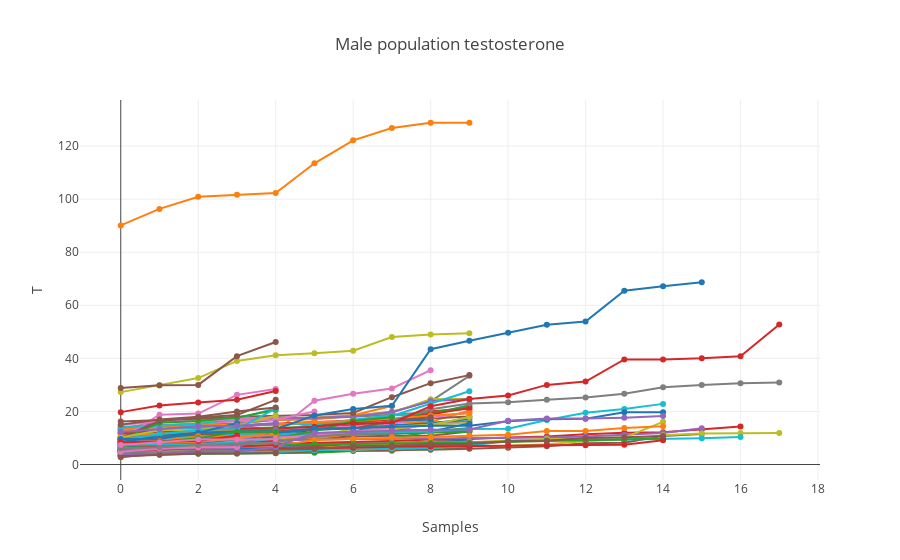

Notebook code cell kept with this figure:
### Markdown cell above
### General trends of testosterone in male athletes

### Code cell
plotData = []
for test in male_testosterones:
    plotData.append(go.Scatter(x= np.arange(len(test)), y= test.values, name=test.index[0], showlegend=False)) 

layout = dict(title = 'Male population testosterone',
              xaxis = dict(title = 'Samples'),
              yaxis = dict(title = 'T'))

iplot(dict(data=plotData, layout=layout))

### Figure 1 — Plotly figure (JSON) as saved in the notebook; plotly's stock layout.template omitted (floating-point values rounded to 4 significant figures)
{"data": [{"name": 1, "showlegend": false, "type": "scatter", "x": [0, 1, 2, 3, 4, 5, 6, 7, 8, 9], "y": [5.45, 5.58, 6.25, 6.31, 6.52, 7.04, 7.15, 7.34, 7.42, 7.72]}, {"name": 2, "showlegend": false, "type": "scatter", "x": [0, 1, 2, 3, 4, 5, 6, 7, 8, 9], "y": [9.65, 9.89, 11.48, 12.27, 13.02, 13.41, 13.73, 15.74, 16.07, 20.33]}, {"name": 3, "showlegend": false, "type": "scatter", "x": [0, 1, 2, 3, 4, 5, 6, 7, 8, 9], "y": [3.66, 3.85, 4.03, 4.15, 4.27, 4.44, 5.07, 5.2, 6.25, 6.28]}, {"name": 4, "showlegend": false, "type": "scatter", "x": [0, 1, 2, 3, 4, 5, 6, 7, 8, 9], "y": [5.1, 5.34, 5.68, 6, 6.77, 7.51, 7.6, 7.71, 7.77, 7.77]}, {"name": 5, "showlegend": false, "type": "scatter", "x": [0, 1, 2, 3, 4, 5, 6, 7, 8, 9], "y": [4.76, 5.09, 5.16, 5.69, 5.86, 5.91, 6.78, 7.51, 7.68, 9.17]}, {"name": 6, "showlegend": false, "type": "scatter", "x": [0, 1, 2, 3, 4, 5, 6, 7, 8, 9], "y": [5.75, 6.2, 6.37, 8.6, 9.22, 9.96, 10.55, 10.82, 10.82, 12.41]}, {"name": 7, "showlegend": false, "type": "scatter", "x": [0, 1, 2, 3, 4, 5, 6, 7, 8, 9], "y": [4.7, 5.21, 5.6, 6.21, 6.39, 6.97, 7.84, 8.07, 8.42, 9.24]}, {"name": 8, "showlegend": false, "type": "scatter", "x": [0, 1, 2, 3, 4, 5, 6, 7, 8, 9], "y": [13.24, 13.39, 14.73, 15.38, 17.11, 17.33, 18.39, 19.89, 23.78, 33.42]}, {"name": 9, "showlegend": false, "type": "scatter", "x": [0, 1, 2, 3, 4, 5, 6, 7, 8, 9], "y": [12.48, 14.88, 15.48, 16.3, 17.29, 17.74, 18.6, 19.51, 24.58, 24.77]}, {"name": 10, "showlegend": false, "type": "scatter", "x": [0, 1, 2, 3, 4, 5, 6, 7, 8], "y": [10.14, 10.42, 10.61, 12.13, 12.95, 13.03, 13.83, 16.57, 17.63]}, {"name": 11, "showlegend": false, "type": "scatter", "x": [0, 1, 2, 3, 4, 5, 6, 7, 8, 9], "y": [4.73, 5.79, 6.5, 6.8, 7.03, 7.04, 7.1, 7.95, 8.42, 9.45]}, {"name": 12, "showlegend": false, "type": "scatter", "x": [0, 1, 2, 3, 4, 5, 6, 7, 8, 9], "y": [90.09, 96.31, 100.9, 101.7, 102.3, 113.5, 122.2, 126.8, 128.8, 128.8]}, {"name": 13, "showlegend": false, "type": "scatter", "x": [0, 1, 2, 3, 4, 5, 6, 7, 8, 9], "y": [8.29, 8.36, 8.51, 8.55, 8.84, 9.71, 9.72, 9.84, 12.43, 13.77]}, {"name": 14, "showlegend": false, "type": "scatter", "x": [0, 1, 2, 3, 4, 5, 6, 7, 8, 9], "y": [6.37, 8.7, 8.7, 9.18, 10, 13.39, 14.88, 15.15, 20.07, 21.04]}, {"name": 15, "showlegend": false, "type": "scatter", "x": [0, 1, 2, 3, 4, 5, 6, 7, 8, 9], "y": [8.28, 8.46, 9.7, 9.94, 10.18, 11.24, 11.54, 12.27, 15.74, 16.19]}, {"name": 16, "showlegend": false, "type": "scatter", "x": [0, 1, 2, 3, 4, 5, 6, 7, 8, 9], "y": [7.3, 7.51, 8.09, 8.52, 8.76, 11.1, 12.44, 12.82, 12.95, 13.05]}, {"name": 17, "showlegend": false, "type": "scatter", "x": [0, 1, 2, 3, 4, 5, 6, 7, 8], "y": [7.73, 9.21, 9.72, 12.07, 12.46, 24.05, 26.66, 28.64, 35.54]}, {"name": 18, "showlegend": false, "type": "scatter", "x": [0, 1, 2, 3, 4, 5, 6, 7, 8, 9], "y": [5.83, 6.31, 6.41, 7.38, 7.86, 7.91, 7.98, 8.13, 8.57, 10.26]}, {"name": 19, "showlegend": false, "type": "scatter", "x": [0, 1, 2, 3, 4, 5, 6, 7, 8, 9], "y": [27.28, 29.81, 32.57, 39.04, 41.15, 41.9, 42.88, 48.01, 49, 49.45]}, {"name": 20, "showlegend": false, "type": "scatter", "x": [0, 1, 2, 3, 4, 5, 6, 7, 8], "y": [5.46, 5.62, 5.75, 6.23, 6.26, 6.29, 6.51, 6.6, 6.94]}, {"name": 21, "showlegend": false, "type": "scatter", "x": [0, 1, 2, 3, 4, 5, 6, 7, 8, 9], "y": [9.23, 9.41, 11.23, 11.36, 11.61, 13.41, 14.44, 14.84, 15.58, 17.16]}, {"name": 22, "showlegend": false, "type": "scatter", "x": [0, 1, 2, 3, 4, 5, 6, 7, 8, 9], "y": [7.13, 8.02, 8.05, 8.91, 9.27, 9.82, 11.65, 12.44, 12.82, 12.85]}, {"name": 23, "showlegend": false, "type": "scatter", "x": [0, 1, 2, 3, 4, 5, 6, 7], "y": [7.28, 8.6, 12.07, 13.56, 13.95, 13.99, 14.04, 14.76]}, {"name": 24, "showlegend": false, "type": "scatter", "x": [0, 1, 2, 3, 4, 5, 6, 7, 8, 9], "y": [5.4, 5.56, 5.91, 6.06, 6.27, 6.53, 6.68, 7.36, 7.4, 7.53]}, {"name": 48, "showlegend": false, "type": "scatter", "x": [0, 1, 2, 3], "y": [11.8, 12.67, 12.74, 14.62]}, {"name": 49, "showlegend": false, "type": "scatter", "x": [0, 1, 2, 3, 4, 5, 6, 7, 8, 9], "y": [9.62, 12.14, 12.51, 12.81, 12.86, 14.44, 16.48, 16.64, 17.34, 18.14]}, {"name": 50, "showlegend": false, "type": "scatter", "x": [0, 1, 2, 3, 4, 5, 6, 7, 8, 9], "y": [9.44, 10.43, 12.35, 13.2, 13.3, 14.11, 14.31, 15.48, 17.63, 19.64]}, {"name": 51, "showlegend": false, "type": "scatter", "x": [0, 1, 2, 3, 4, 5, 6, 7, 8], "y": [14.18, 14.7, 15.34, 15.47, 16.77, 17.2, 17.84, 18.75, 19.82]}, {"name": 52, "showlegend": false, "type": "scatter", "x": [0, 1, 2, 3, 4, 5, 6, 7, 8, 9], "y": [7.83, 8.29, 8.43, 10.12, 10.31, 10.41, 13.44, 14.27, 14.83, 15.72]}, {"name": 53, "showlegend": false, "type": "scatter", "x": [0, 1, 2, 3, 4, 5, 6, 7, 8, 9], "y": [7.88, 9.08, 9.36, 11.39, 12.62, 15.3, 16.87, 18.53, 18.6, 22.53]}, {"name": 54, "showlegend": false, "type": "scatter", "x": [0, 1, 2, 3, 4, 5, 6, 7, 8, 9], "y": [9.58, 9.9, 10.15, 10.17, 10.49, 11.1, 11.75, 11.85, 12.46, 15.48]}, {"name": 55, "showlegend": false, "type": "scatter", "x": [0, 1, 2, 3, 4, 5, 6, 7], "y": [13.36, 16.13, 16.41, 16.72, 17.02, 17.07, 18.54, 22.06]}, {"name": 56, "showlegend": false, "type": "scatter", "x": [0, 1, 2, 3, 4, 5, 6, 7, 8, 9], "y": [9.23, 12.69, 14.57, 14.66, 14.99, 15.47, 15.61, 17, 19.61, 21.94]}, {"name": 57, "showlegend": false, "type": "scatter", "x": [0, 1, 2, 3, 4, 5, 6, 7, 8, 9], "y": [11.61, 12.49, 13.88, 14.49, 15.32, 16.05, 16.47, 16.89, 18.93, 21.3]}, {"name": 58, "showlegend": false, "type": "scatter", "x": [0, 1, 2, 3, 4, 5, 6, 7, 8, 9], "y": [13.36, 15.91, 17.14, 17.27, 17.6, 17.63, 18.07, 19.7, 23.9, 24.61]}, {"name": 59, "showlegend": false, "type": "scatter", "x": [0, 1, 2, 3, 4, 5, 6, 7, 8, 9], "y": [16.25, 16.67, 17.2, 18.03, 18.34, 18.67, 19.45, 25.37, 30.65, 33.69]}, {"name": 60, "showlegend": false, "type": "scatter", "x": [0, 1, 2, 3, 4, 5], "y": [13, 14.57, 15.16, 16.44, 16.87, 19.94]}, {"name": 61, "showlegend": false, "type": "scatter", "x": [0, 1, 2, 3, 4, 5, 6, 7, 8, 9], "y": [7.62, 8.89, 9.03, 10.61, 10.71, 11.06, 11.33, 11.47, 12.39, 13.09]}, {"name": 62, "showlegend": false, "type": "scatter", "x": [0, 1, 2, 3, 4, 5, 6, 7, 8, 9], "y": [8.6, 9.08, 9.28, 9.56, 10.01, 10.78, 12.57, 13.36, 14.86, 17.92]}, {"name": 63, "showlegend": false, "type": "scatter", "x": [0, 1, 2, 3, 4, 5, 6, 7, 8, 9], "y": [9.42, 13.54, 13.85, 14.49, 15.28, 15.28, 16.62, 18.27, 22.96, 27.6]}, {"name": 64, "showlegend": false, "type": "scatter", "x": [0, 1, 2, 3, 4, 5, 6, 7, 8], "y": [8.56, 9.21, 11.1, 11.51, 11.59, 11.8, 12.15, 16.62, 16.84]}, {"name": 65, "showlegend": false, "type": "scatter", "x": [0, 1, 2, 3, 4, 5, 6, 7, 8, 9], "y": [13.1, 14.28, 14.79, 15.06, 15.07, 15.95, 16.44, 17.22, 18.45, 19.3]}, {"name": 66, "showlegend": false, "type": "scatter", "x": [0, 1, 2, 3, 4, 5, 6, 7, 8, 9], "y": [9.14, 9.86, 10.15, 10.78, 10.86, 10.97, 11.39, 11.72, 12.01, 12.39]}, {"name": 67, "showlegend": false, "type": "scatter", "x": [0, 1, 2, 3, 4, 5, 6, 7, 8, 9, 10, 11, 12, 13, 14, 15, 16], "y": [7.13, 7.15, 7.24, 7.32, 7.79, 8.09, 8.43, 8.9, 9.42, 9.66, 10.2, 10.57, 11.36, 11.93, 12.14, 13.15, 14.31]}, {"name": 68, "showlegend": false, "type": "scatter", "x": [0, 1, 2, 3, 4, 5, 6, 7, 8, 9, 10, 11, 12, 13, 14, 15], "y": [7.3, 7.76, 8.04, 8.88, 9.14, 9.49, 9.6, 9.69, 9.76, 9.84, 9.86, 10.2, 10.57, 11.19, 11.87, 13.67]}, {"name": 71, "showlegend": false, "type": "scatter", "x": [0, 1, 2, 3, 4, 5, 6, 7, 8], "y": [10.46, 10.79, 11.24, 11.36, 12.59, 12.92, 13.53, 16.53, 17.85]}, {"name": 72, "showlegend": false, "type": "scatter", "x": [0, 1, 2, 3, 4], "y": [9.59, 18.79, 19.19, 26.25, 28.5]}, {"name": 73, "showlegend": false, "type": "scatter", "x": [0, 1, 2, 3, 4, 5, 6, 7, 8, 9, 10, 11, 12, 13, 14, 15, 16, 17], "y": [7.22, 7.95, 8.79, 9.8, 10.99, 10.99, 11.55, 16.53, 20.83, 22.97, 23.44, 24.43, 25.26, 26.66, 29.09, 30, 30.62, 30.94]}, {"name": 74, "showlegend": false, "type": "scatter", "x": [0, 1, 2, 3, 4, 5, 6, 7, 8, 9, 10, 11, 12, 13, 14], "y": [4.71, 4.89, 5.04, 5.45, 5.95, 6.12, 7, 7.93, 8.22, 8.36, 9.01, 9.66, 9.69, 10.15, 16.07]}, {"name": 75, "showlegend": false, "type": "scatter", "x": [0, 1, 2, 3, 4, 5, 6, 7, 8, 9, 10, 11, 12, 13, 14], "y": [8.97, 9.84, 10.36, 11.4, 11.48, 11.76, 11.93, 12.29, 12.46, 13.37, 13.46, 16.79, 19.48, 20.94, 22.85]}, {"name": 76, "showlegend": false, "type": "scatter", "x": [0, 1, 2, 3, 4, 5, 6, 7, 8, 9, 10, 11, 12, 13, 14, 15], "y": [9.94, 11.71, 11.84, 12.72, 13.32, 18.51, 20.94, 22.15, 43.43, 46.67, 49.64, 52.66, 53.89, 65.51, 67.21, 68.66]}, {"name": 77, "showlegend": false, "type": "scatter", "x": [0, 1, 2, 3, 4, 5, 6, 7, 8], "y": [2.74, 4.5, 4.8, 5.11, 5.62, 5.76, 7.26, 7.61, 8.39]}, {"name": 78, "showlegend": false, "type": "scatter", "x": [0, 1, 2, 3, 4, 5, 6, 7], "y": [5.98, 6.83, 8.74, 9.13, 9.94, 12.52, 16.44, 17.85]}, {"name": 79, "showlegend": false, "type": "scatter", "x": [0, 1, 2, 3, 4, 5, 6, 7, 8, 9, 10, 11, 12, 13, 14, 15, 16, 17], "y": [12.04, 12.59, 12.77, 13.42, 13.58, 14.24, 15.54, 15.6, 21.93, 24.68, 25.98, 30, 31.26, 39.59, 39.59, 40, 40.83, 52.79]}, {"name": 81, "showlegend": false, "type": "scatter", "x": [0, 1, 2, 3, 4], "y": [3.44, 10.79, 13.05, 13.95, 15.46]}, {"name": 82, "showlegend": false, "type": "scatter", "x": [0, 1, 2, 3, 4, 5, 6, 7, 8, 9, 10, 11, 12, 13, 14, 15], "y": [2.86, 3.95, 4.61, 4.62, 4.65, 4.97, 5.41, 5.46, 5.54, 5.91, 6.29, 6.88, 8.05, 8.18, 10.79, 11.48]}, {"name": 84, "showlegend": false, "type": "scatter", "x": [0, 1, 2, 3, 4, 5, 6, 7], "y": [8.01, 8.58, 9.2, 9.25, 10.15, 10.99, 12.27, 14.17]}, {"name": 85, "showlegend": false, "type": "scatter", "x": [0, 1, 2, 3, 4, 5, 6, 7], "y": [5.39, 5.81, 6.29, 6.71, 8.39, 10.57, 11.54, 11.65]}, {"name": 86, "showlegend": false, "type": "scatter", "x": [0, 1, 2, 3, 4, 5, 6, 7, 8, 9, 10, 11, 12, 13, 14, 15, 16, 17], "y": [3.54, 4.8, 4.89, 4.99, 5.37, 5.54, 5.55, 6.07, 6.32, 6.97, 7.04, 7.65, 8.9, 9.44, 11.07, 11.65, 11.84, 11.84]}, {"name": 87, "showlegend": false, "type": "scatter", "x": [0, 1, 2, 3, 4, 5, 6, 7, 8, 9, 10, 11, 12, 13, 14, 15, 16], "y": [3.62, 3.68, 4.27, 4.53, 4.69, 5.39, 5.68, 6.24, 6.27, 7.21, 8.74, 9.13, 9.44, 9.44, 9.59, 9.94, 10.41]}, {"name": 89, "showlegend": false, "type": "scatter", "x": [0, 1, 2, 3, 4, 5, 6, 7, 8, 9, 10, 11, 12, 13, 14], "y": [7.53, 8.13, 8.2, 9.25, 11.85, 13.6, 13.74, 14.17, 14.65, 14.65, 16.28, 17.05, 17.22, 19.68, 19.68]}, {"name": 90, "showlegend": false, "type": "scatter", "x": [0, 1, 2, 3, 4, 5, 6, 7, 8, 9, 10, 11, 12, 13, 14], "y": [4.63, 5.2, 6.05, 6.07, 6.88, 9.2, 9.61, 10.25, 10.41, 10.9, 11.21, 12.59, 12.59, 13.74, 14.46]}, {"name": 91, "showlegend": false, "type": "scatter", "x": [0, 1, 2, 3, 4, 5, 6, 7, 8, 9, 10, 11, 12, 13, 14], "y": [6.43, 7.24, 7.28, 7.49, 7.49, 7.57, 7.77, 7.81, 8.07, 8.18, 8.45, 8.9, 9.05, 9.42, 9.82]}, {"name": 92, "showlegend": false, "type": "scatter", "x": [0, 1, 2, 3, 4, 5, 6, 7, 8, 9, 10, 11, 12, 13, 14], "y": [3.43, 5.38, 5.71, 5.85, 5.99, 6.08, 6.32, 6.74, 6.8, 6.83, 7.03, 7.26, 7.26, 7.43, 9.18]}, {"name": 93, "showlegend": false, "type": "scatter", "x": [0, 1, 2, 3, 4, 5, 6, 7, 8, 9, 10, 11, 12, 13, 14], "y": [5.63, 5.91, 6.32, 6.8, 6.83, 11.84, 12.3, 12.69, 13.12, 13.22, 16.53, 17.31, 17.31, 17.67, 18.32]}, {"name": 94, "showlegend": false, "type": "scatter", "x": [0, 1, 2, 3, 4, 5, 6, 7, 8, 9, 10, 11, 12, 13, 14], "y": [4.46, 4.94, 5.18, 5.41, 5.58, 5.81, 6.87, 7.03, 7.61, 7.81, 8.74, 8.97, 10.04, 10.25, 10.79]}, {"name": 95, "showlegend": false, "type": "scatter", "x": [0, 1, 2, 3, 4], "y": [6.16, 6.38, 6.86, 7.12, 7.12]}, {"name": 96, "showlegend": false, "type": "scatter", "x": [0, 1, 2, 3, 4], "y": [4.42, 4.66, 5.5, 5.5, 6.18]}, {"name": 97, "showlegend": false, "type": "scatter", "x": [0, 1, 2, 3, 4], "y": [5.18, 5.2, 6.02, 6.18, 6.32]}, {"name": 99, "showlegend": false, "type": "scatter", "x": [0, 1, 2, 3, 4], "y": [14.06, 14.54, 15.26, 17.22, 21.15]}, {"name": 100, "showlegend": false, "type": "scatter", "x": [0, 1, 2, 3, 4], "y": [5.38, 5.93, 5.93, 6.12, 6.13]}, {"name": 101, "showlegend": false, "type": "scatter", "x": [0, 1, 2, 3, 4], "y": [6.45, 7.55, 7.87, 8.67, 10.53]}, {"name": 102, "showlegend": false, "type": "scatter", "x": [0, 1, 2, 3, 4], "y": [8.52, 11.2, 11.94, 12.82, 13.15]}, {"name": 103, "showlegend": false, "type": "scatter", "x": [0, 1, 2, 3, 4], "y": [19.74, 22.21, 23.38, 24.43, 27.7]}, {"name": 107, "showlegend": false, "type": "scatter", "x": [0, 1, 2, 3, 4], "y": [3.68, 4.2, 4.57, 4.92, 6.37]}, {"name": 109, "showlegend": false, "type": "scatter", "x": [0, 1, 2, 3, 4], "y": [3.11, 3.72, 4.14, 4.2, 4.3]}, {"name": 111, "showlegend": false, "type": "scatter", "x": [0, 1, 2, 3, 4], "y": [6.9, 7.57, 8.44, 8.71, 12.36]}, {"name": 112, "showlegend": false, "type": "scatter", "x": [0, 1, 2, 3, 4], "y": [10.11, 10.9, 12.24, 12.3, 12.36]}, {"name": 113, "showlegend": false, "type": "scatter", "x": [0, 1, 2, 3, 4], "y": [6.75, 8.67, 8.97, 10.08, 10.29]}, {"name": 114, "showlegend": false, "type": "scatter", "x": [0, 1, 2, 3, 4], "y": [7.25, 7.78, 7.84, 8.26, 9.7]}, {"name": 115, "showlegend": false, "type": "scatter", "x": [0, 1, 2, 3, 4], "y": [6.23, 7.75, 8.18, 9.56, 10.57]}, {"name": 116, "showlegend": false, "type": "scatter", "x": [0, 1, 2, 3], "y": [10.83, 11.65, 12.56, 13.22]}, {"name": 121, "showlegend": false, "type": "scatter", "x": [0, 1, 2, 3, 4], "y": [6.45, 6.5, 6.98, 8.15, 8.41]}, {"name": 122, "showlegend": false, "type": "scatter", "x": [0, 1, 2, 3, 4], "y": [5.68, 6.9, 6.9, 7.23, 9.06]}, {"name": 123, "showlegend": false, "type": "scatter", "x": [0, 1, 2, 3, 4], "y": [8.7, 9.01, 9.27, 10.09, 11.54]}, {"name": 124, "showlegend": false, "type": "scatter", "x": [0, 1, 2, 3, 4], "y": [28.79, 29.85, 30, 40.83, 46.19]}, {"name": 125, "showlegend": false, "type": "scatter", "x": [0, 1, 2, 3, 4], "y": [14.91, 16.19, 16.36, 17.05, 17.83]}, {"name": 126, "showlegend": false, "type": "scatter", "x": [0, 1, 2, 3, 4], "y": [4.73, 5.5, 6.05, 6.34, 8.19]}, {"name": 127, "showlegend": false, "type": "scatter", "x": [0, 1, 2, 3, 4], "y": [6.11, 6.27, 6.83, 6.87, 7.43]}, {"name": 129, "showlegend": false, "type": "scatter", "x": [0, 1, 2, 3, 4], "y": [7.49, 7.57, 7.6, 8.02, 8.05]}, {"name": 132, "showlegend": false, "type": "scatter", "x": [0, 1, 2, 3, 4], "y": [8.41, 10.85, 11.93, 12.48, 12.52]}, {"name": 133, "showlegend": false, "type": "scatter", "x": [0, 1, 2, 3, 4], "y": [7.45, 8.26, 8.51, 9.81, 11.79]}, {"name": 135, "showlegend": false, "type": "scatter", "x": [0, 1, 2, 3, 4], "y": [9.59, 15.74, 16.44, 17.76, 20.51]}, {"name": 137, "showlegend": false, "type": "scatter", "x": [0, 1, 2, 3, 4], "y": [5.14, 5.74, 6.23, 6.85, 7.37]}, {"name": 138, "showlegend": false, "type": "scatter", "x": [0, 1, 2, 3, 4], "y": [5.31, 6.16, 6.41, 6.43, 13.04]}, {"name": 139, "showlegend": false, "type": "scatter", "x": [0, 1, 2, 3, 4], "y": [10.08, 16.38, 17.76, 18.65, 24.36]}, {"name": 143, "showlegend": false, "type": "scatter", "x": [0, 1, 2, 3], "y": [4.8, 5.98, 6.45, 6.59]}, {"name": 146, "showlegend": false, "type": "scatter", "x": [0, 1, 2, 3, 4], "y": [6.12, 6.48, 7.33, 7.93, 8.28]}, {"name": 147, "showlegend": false, "type": "scatter", "x": [0, 1, 2, 3, 4], "y": [10.2, 12.95, 13.12, 14.69, 18.41]}, {"name": 148, "showlegend": false, "type": "scatter", "x": [0, 1, 2, 3, 4], "y": [9.33, 11.39, 12.98, 13.42, 21.04]}, {"name": 149, "showlegend": false, "type": "scatter", "x": [0, 1, 2, 3], "y": [9.59, 9.75, 11.96, 15.54]}, {"name": 150, "showlegend": false, "type": "scatter", "x": [0, 1, 2, 3, 4], "y": [8.2, 8.9, 10.69, 10.73, 11.07]}, {"name": 151, "showlegend": false, "type": "scatter", "x": [0, 1, 2, 3, 4], "y": [7.16, 8.57, 9.95, 12.33, 12.38]}, {"name": 152, "showlegend": false, "type": "scatter", "x": [0, 1, 2, 3], "y": [8.35, 8.56, 8.85, 10.95]}, {"name": 153, "showlegend": false, "type": "scatter", "x": [0, 1, 2, 3, 4], "y": [12.27, 13.32, 14.41, 14.57, 15.62]}, {"name": 154, "showlegend": false, "type": "scatter", "x": [0, 1, 2, 3, 4], "y": [15.03, 16.96, 18.04, 19.94, 21.48]}, {"name": 156, "showlegend": false, "type": "scatter", "x": [0, 1, 2, 3, 4], "y": [7.35, 8.41, 9.39, 9.4, 9.55]}], "layout": {"title": "Male population testosterone", "xaxis": {"title": "Samples"}, "yaxis": {"title": "T"}}}
